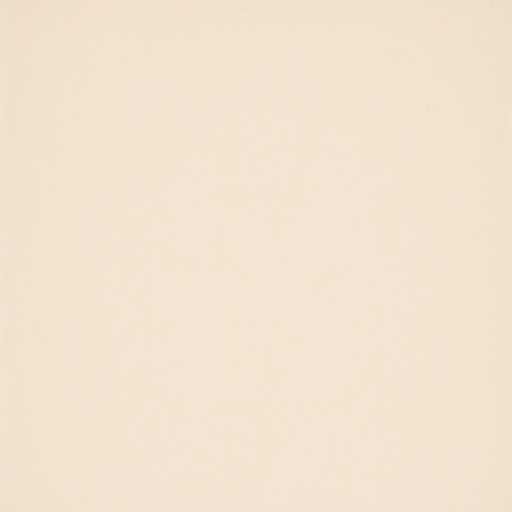
#> input picture 3800k.JPG, 1024 x 1024 px (shown at 1/2 size)
$ python -i blockHistogram.py   (imports and definitions only)
#> lines starting #> are read from the running program, lines starting #| are printed output that depends on the picture
#> further down, picture is the input picture: shape (1024, 1024, 3); mean B, G, R 207.8, 227.4, 243
### src/helpers/resize.py
import cv2 as cv
import numpy as np

def resize_image(img, standard_width, standard_height):
    # check orientation and rotate if neccesary

#> called with standard_width = 400, standard_height = 400
    h, w = img.shape[:2]
#> h = 1024; w = 1024

    # Validate image dimensions
    if h <= 0 or w <= 0:
        raise ValueError(f"Invalid image dimensions: {w}x{h}")

    if h > w:  # portrait image
        img = cv.rotate(img, cv.ROTATE_90_CLOCKWISE)
        h, w = img.shape[:2]

    # calculate scale to fit within standard dimensions
    scale = min(standard_width / w, standard_height / h)
#> scale = 0.391

    # New dimensions after scaling
    new_w = int(w * scale)
#> new_w = 400
    new_h = int(h * scale)
#> new_h = 400

    # Ensure new dimensions are at least 1 pixel
    new_w = max(1, new_w)
    new_h = max(1, new_h)

    # Resize with same aspect ratio
    resized = cv.resize(img, (new_w, new_h))
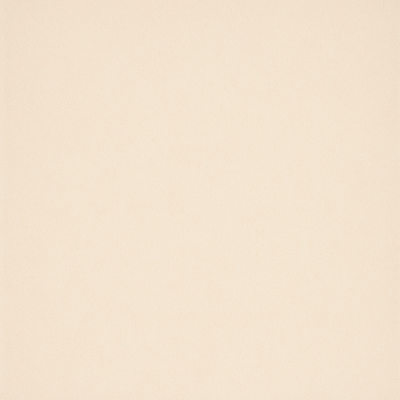
#> resized: shape (400, 400, 3); mean B, G, R 207.7, 227.3, 242.8

    # make canvas with standard dimensions (black instead of white)
    canvas = np.full((standard_height, standard_width, 3), (0, 0, 0), dtype=np.uint8)

    # Center the image on the canvas
    y_offset = (standard_height - new_h) // 2
#> y_offset = 0
    x_offset = (standard_width - new_w) // 2
#> x_offset = 0
    canvas[y_offset:y_offset + new_h, x_offset:x_offset + new_w] = resized

    return canvas

### src/featureExtraction/blockHistogram.py
import cv2 as cv
import numpy as np

from helpers.resize import resize_image

def compute_block_histogram(img, block_size=(50, 50), bins=16):
    img = resize_image(img, 400, 400)
    h, w = img.shape[:2]
#> h = 400; w = 400
    features = []

    for y in range(0, h, block_size[1]):
        for x in range(0, w, block_size[0]):
            block = img[y:y+block_size[1], x:x+block_size[0]]
            # Convert to HSV for better color separation
            hsv = cv.cvtColor(block, cv.COLOR_BGR2HSV)
            hist_h = cv.calcHist([hsv], [0], None, [bins], [0, 180])
            hist_s = cv.calcHist([hsv], [1], None, [bins], [0, 256])
            hist_v = cv.calcHist([hsv], [2], None, [bins], [0, 256])

            # Normalize histograms and flatten
            hist = np.concatenate([hist_h, hist_s, hist_v]).flatten()
            hist = hist / hist.sum() if hist.sum() > 0 else hist
            hist = np.nan_to_num(hist, nan=0.0, posinf=0.0, neginf=0.0)
            features.extend(hist)
#> after the loop, features = 3072 values, max 0.333 at index 1, min 0 at index 0, mean 0.0208

    return np.array(features)

>>> import cv2
>>> picture = cv2.imread('../../3800k.JPG')
>>> result = compute_block_histogram(picture)
#> result has the same summary as features in compute_block_histogram
